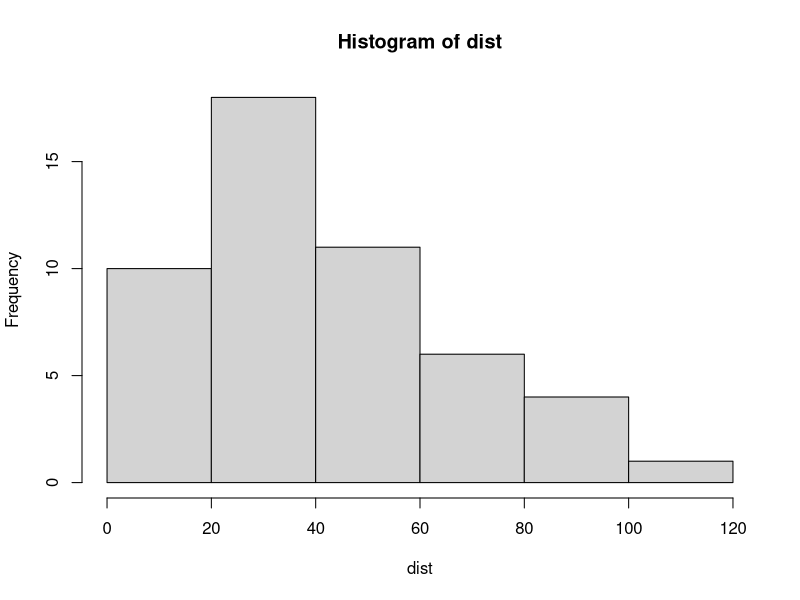
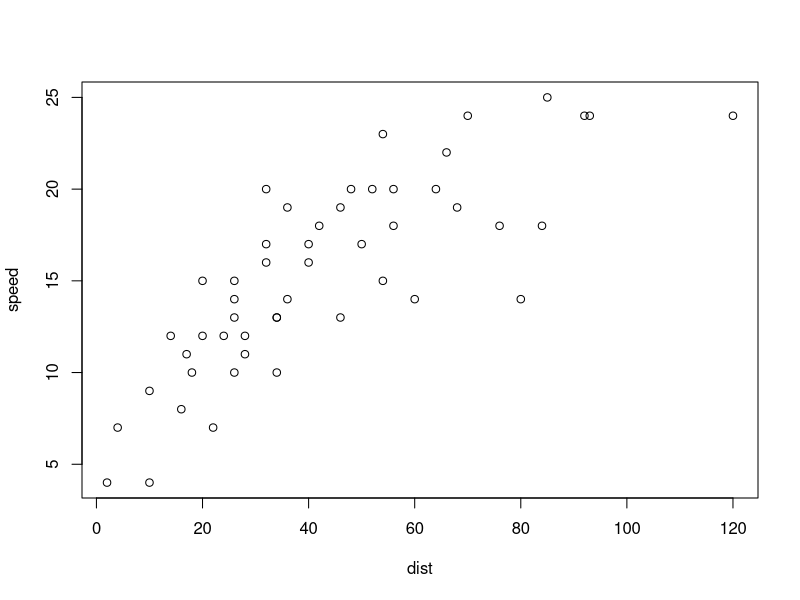

Write the R code that produced these figures, in order.
## ---- chunk 1
print("Hello world!")
## ---- chunk 2
"Odlin Montila"
## ---- chunk 3
1:10 # Numbers 1 to 10
127:132 # Numbers 127 to 132
## ---- chunk 4
seq(1,10,1) # Numbers 1 to 10
seq(1,10,2) # Odd numbers from 1 to 10
seq(2,10,2) # Even numbers from 2 to 10
## ---- chunk 5
3:12
## ---- chunk 6
seq(3,30,3)
## ---- chunk 7
x<-3:12
y<-seq(3,30,3)
x*y
## ---- chunk 8
head(cars)
## ---- chunk 9
attach(cars) # Using this command is poor style.  We will avoid it in the future.
speed
dist
## ---- chunk 10
mean(speed)
x<-var(speed)
sqrt(x)
mean(dist)
sd(speed)
## ---- chunk 11
hist(dist) # Histogram of stopping distance
## ---- chunk 12
plot(dist,speed)
